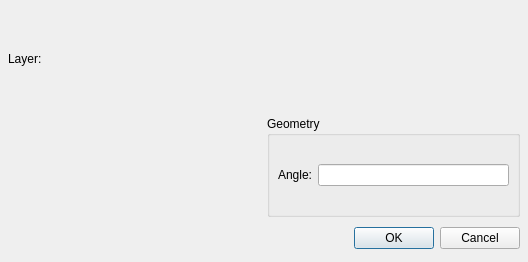
<ui version="4.0" >
 <author></author>
 <comment></comment>
 <exportmacro></exportmacro>
 <class>QG_DlgDimLinear</class>
 <widget class="QDialog" name="QG_DlgDimLinear" >
  <property name="geometry" >
   <rect>
    <x>0</x>
    <y>0</y>
    <width>528</width>
    <height>262</height>
   </rect>
  </property>
  <property name="minimumSize" >
   <size>
    <width>520</width>
    <height>240</height>
   </size>
  </property>
  <property name="windowTitle" >
   <string>Linear Dimension</string>
  </property>
  <layout class="QVBoxLayout" >
   <property name="margin" >
    <number>8</number>
   </property>
   <property name="spacing" >
    <number>6</number>
   </property>
   <item>
    <layout class="QHBoxLayout" >
     <property name="margin" >
      <number>0</number>
     </property>
     <property name="spacing" >
      <number>6</number>
     </property>
     <item>
      <layout class="QVBoxLayout" >
       <property name="margin" >
        <number>0</number>
       </property>
       <property name="spacing" >
        <number>6</number>
       </property>
       <item>
        <layout class="QHBoxLayout" >
         <property name="margin" >
          <number>0</number>
         </property>
         <property name="spacing" >
          <number>6</number>
         </property>
         <item>
          <widget class="QLabel" name="lLayer" >
           <property name="sizePolicy" >
            <sizepolicy>
             <hsizetype>5</hsizetype>
             <vsizetype>5</vsizetype>
             <horstretch>0</horstretch>
             <verstretch>0</verstretch>
            </sizepolicy>
           </property>
           <property name="text" >
            <string>Layer:</string>
           </property>
          </widget>
         </item>
         <item>
          <widget class="QG_LayerBox" name="cbLayer" />
         </item>
        </layout>
       </item>
       <item>
        <widget class="QG_WidgetPen" name="wPen" />
       </item>
      </layout>
     </item>
     <item>
      <layout class="QVBoxLayout" >
       <property name="margin" >
        <number>0</number>
       </property>
       <property name="spacing" >
        <number>6</number>
       </property>
       <item>
        <widget class="QG_WidgetDimensionLabel" name="wLabel" />
       </item>
       <item>
        <widget class="QGroupBox" name="gbGeometry" >
         <property name="title" >
          <string>Geometry</string>
         </property>
         <layout class="QHBoxLayout" >
          <property name="margin" >
           <number>8</number>
          </property>
          <property name="spacing" >
           <number>6</number>
          </property>
          <item>
           <widget class="QLabel" name="lAngle" >
            <property name="sizePolicy" >
             <sizepolicy>
              <hsizetype>0</hsizetype>
              <vsizetype>0</vsizetype>
              <horstretch>0</horstretch>
              <verstretch>0</verstretch>
             </sizepolicy>
            </property>
            <property name="minimumSize" >
             <size>
              <width>0</width>
              <height>19</height>
             </size>
            </property>
            <property name="frameShape" >
             <enum>QFrame::NoFrame</enum>
            </property>
            <property name="frameShadow" >
             <enum>QFrame::Plain</enum>
            </property>
            <property name="text" >
             <string>Angle:</string>
            </property>
           </widget>
          </item>
          <item>
           <widget class="QLineEdit" name="leAngle" >
            <property name="sizePolicy" >
             <sizepolicy>
              <hsizetype>5</hsizetype>
              <vsizetype>0</vsizetype>
              <horstretch>0</horstretch>
              <verstretch>0</verstretch>
             </sizepolicy>
            </property>
            <property name="minimumSize" >
             <size>
              <width>0</width>
              <height>19</height>
             </size>
            </property>
            <property name="text" >
             <string/>
            </property>
           </widget>
          </item>
         </layout>
        </widget>
       </item>
      </layout>
     </item>
    </layout>
   </item>
   <item>
    <layout class="QHBoxLayout" >
     <property name="margin" >
      <number>0</number>
     </property>
     <property name="spacing" >
      <number>6</number>
     </property>
     <item>
      <spacer>
       <property name="orientation" >
        <enum>Qt::Horizontal</enum>
       </property>
       <property name="sizeHint" >
        <size>
         <width>131</width>
         <height>31</height>
        </size>
       </property>
      </spacer>
     </item>
     <item>
      <widget class="QPushButton" name="okButton" >
       <property name="text" >
        <string>OK</string>
       </property>
      </widget>
     </item>
     <item>
      <widget class="QPushButton" name="cancelButton" >
       <property name="text" >
        <string>Cancel</string>
       </property>
      </widget>
     </item>
    </layout>
   </item>
  </layout>
 </widget>
 <pixmapfunction></pixmapfunction>
 <customwidgets>
  <customwidget>
   <class>QG_LayerBox</class>
   <extends></extends>
   <header>qg_layerbox.h</header>
   <container>0</container>
   <pixmap></pixmap>
  </customwidget>
  <customwidget>
   <class>QG_WidgetPen</class>
   <extends></extends>
   <header>qg_widgetpen.h</header>
   <container>0</container>
   <pixmap></pixmap>
  </customwidget>
  <customwidget>
   <class>QG_WidgetDimensionLabel</class>
   <extends>QWidget</extends>
   <header>qg_widgetdimensionlabel.h</header>
   <container>1</container>
   <pixmap></pixmap>
  </customwidget>
 </customwidgets>
 <tabstops>
  <tabstop>okButton</tabstop>
  <tabstop>cancelButton</tabstop>
 </tabstops>
 <resources/>
 <connections>
  <connection>
   <sender>okButton</sender>
   <signal>clicked()</signal>
   <receiver>QG_DlgDimLinear</receiver>
   <slot>accept()</slot>
   <hints>
    <hint type="sourcelabel" >
     <x>278</x>
     <y>253</y>
    </hint>
    <hint type="destinationlabel" >
     <x>96</x>
     <y>254</y>
    </hint>
   </hints>
  </connection>
  <connection>
   <sender>cancelButton</sender>
   <signal>clicked()</signal>
   <receiver>QG_DlgDimLinear</receiver>
   <slot>reject()</slot>
   <hints>
    <hint type="sourcelabel" >
     <x>369</x>
     <y>253</y>
    </hint>
    <hint type="destinationlabel" >
     <x>179</x>
     <y>282</y>
    </hint>
   </hints>
  </connection>
 </connections>
</ui>
